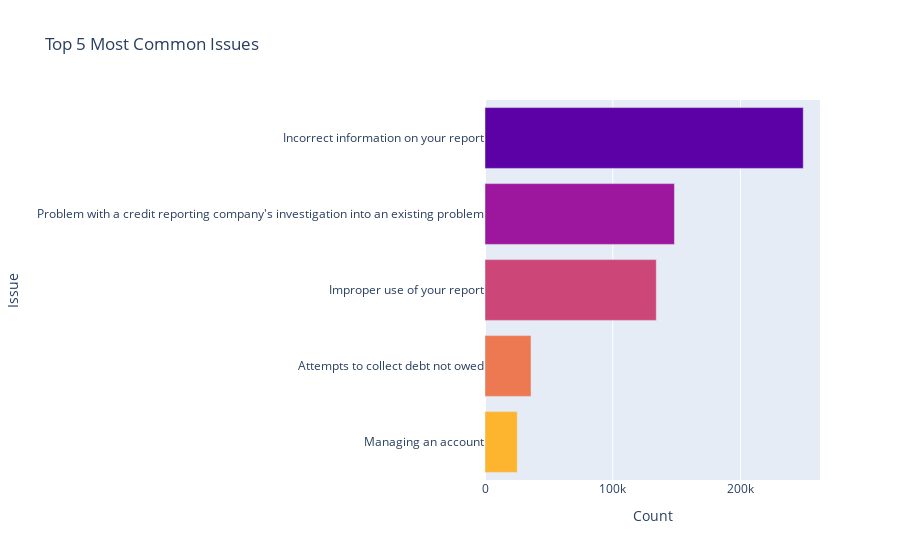

The notebook cell saved with this chart:
### Markdown cell above
### 2. Plotting top 5 most common issues.

### Code cell
# Plotting top 5 most common issues using the 'plasma' palette
plot_top_n(df_new, 'Issue', 'Top 5 Most Common Issues', n=5, palette_name="plasma")

### Figure 1 — Plotly figure (JSON) as saved in the notebook; plotly's stock layout.template omitted (floating-point values rounded to 4 significant figures)
{"data": [{"alignmentgroup": "True", "hovertemplate": "Issue=%{y}<br>Count=%{x}<extra></extra>", "legendgroup": "Incorrect information on your report", "marker": {"color": "#5c01a6", "pattern": {"shape": ""}}, "name": "Incorrect information on your report", "offsetgroup": "Incorrect information on your report", "orientation": "h", "showlegend": true, "textposition": "auto", "type": "bar", "x": [249082], "xaxis": "x", "y": ["Incorrect information on your report"], "yaxis": "y"}, {"alignmentgroup": "True", "hovertemplate": "Issue=%{y}<br>Count=%{x}<extra></extra>", "legendgroup": "Problem with a credit reporting company's investigation into an existing problem", "marker": {"color": "#9c179e", "pattern": {"shape": ""}}, "name": "Problem with a credit reporting company's investigation into an existing problem", "offsetgroup": "Problem with a credit reporting company's investigation into an existing problem", "orientation": "h", "showlegend": true, "textposition": "auto", "type": "bar", "x": [148276], "xaxis": "x", "y": ["Problem with a credit reporting company's investigation into an existing problem"], "yaxis": "y"}, {"alignmentgroup": "True", "hovertemplate": "Issue=%{y}<br>Count=%{x}<extra></extra>", "legendgroup": "Improper use of your report", "marker": {"color": "#cc4778", "pattern": {"shape": ""}}, "name": "Improper use of your report", "offsetgroup": "Improper use of your report", "orientation": "h", "showlegend": true, "textposition": "auto", "type": "bar", "x": [134074], "xaxis": "x", "y": ["Improper use of your report"], "yaxis": "y"}, {"alignmentgroup": "True", "hovertemplate": "Issue=%{y}<br>Count=%{x}<extra></extra>", "legendgroup": "Attempts to collect debt not owed", "marker": {"color": "#ed7953", "pattern": {"shape": ""}}, "name": "Attempts to collect debt not owed", "offsetgroup": "Attempts to collect debt not owed", "orientation": "h", "showlegend": true, "textposition": "auto", "type": "bar", "x": [36033], "xaxis": "x", "y": ["Attempts to collect debt not owed"], "yaxis": "y"}, {"alignmentgroup": "True", "hovertemplate": "Issue=%{y}<br>Count=%{x}<extra></extra>", "legendgroup": "Managing an account", "marker": {"color": "#fdb42f", "pattern": {"shape": ""}}, "name": "Managing an account", "offsetgroup": "Managing an account", "orientation": "h", "showlegend": true, "textposition": "auto", "type": "bar", "x": [25245], "xaxis": "x", "y": ["Managing an account"], "yaxis": "y"}], "layout": {"barmode": "relative", "legend": {"title": {"text": "Issue"}, "tracegroupgap": 0}, "showlegend": false, "title": {"text": "Top 5 Most Common Issues"}, "xaxis": {"anchor": "y", "domain": [0, 1], "title": {"text": "Count"}}, "yaxis": {"anchor": "x", "categoryarray": ["Managing an account", "Attempts to collect debt not owed", "Improper use of your report", "Problem with a credit reporting company's investigation into an existing problem", "Incorrect information on your report"], "categoryorder": "array", "domain": [0, 1], "title": {"text": "Issue"}}}}
